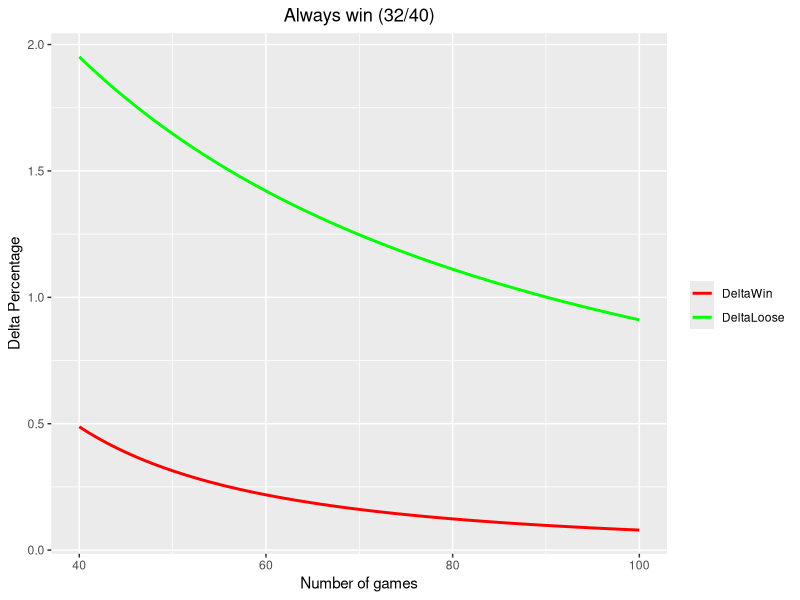
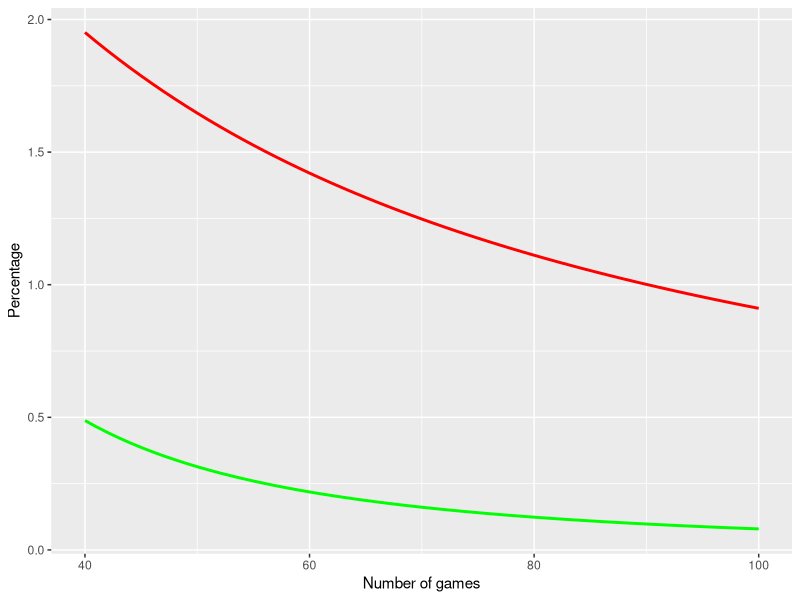
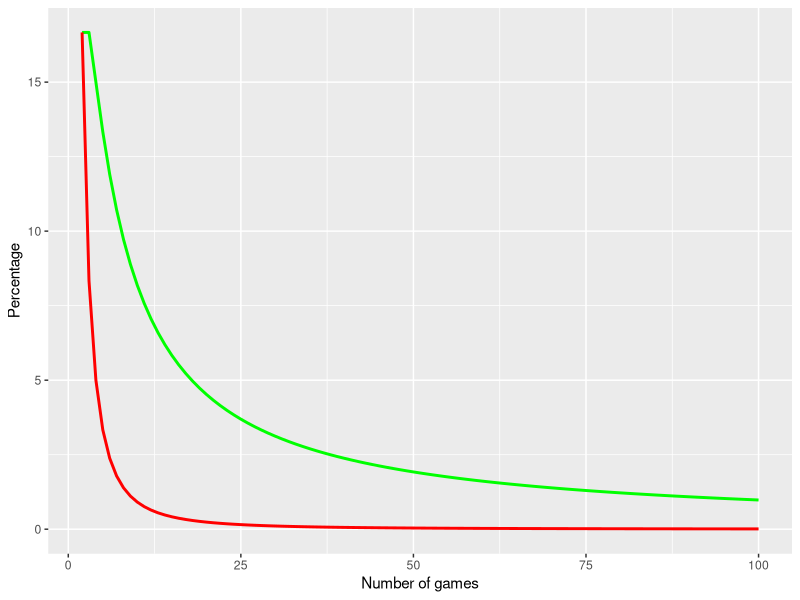

The R source for these figures, in order:
# пасьянсы

# проигрыш дельта - m / (n * (n + 1))
# выигриш дельта - (n - m) / (n * (n + 1))

# 32 = m 40 = n

setwd("D:\\Projects\\R\\Pasyanci\\")

# === 1 Выигривыем все послед игры

nBegin <- 40
mBegin <- 32
maxN <- 100

n <- c(nBegin:maxN)
t <- maxN - (nBegin - mBegin)
m <- c(mBegin:t)

delta_win <- 100 * (n - m) / (n * (n + 1))
delta_loose <- 100 * m / (n * (n + 1))


# plot( x, y1, type="l", col="red" )
# par(new=TRUE)
# plot( x, y2, type="l", col="green" )

df <- data.frame(n,delta_win,delta_loose)

# install.packages("ggplot2")
require(ggplot2)

#png('plot_win.png')
ggplot(df, aes(n)) +                                            # basic graphical object
        geom_line(aes(y=delta_win, colour="DeltaWin"), size = 1) +   # first layer
        geom_line(aes(y=delta_loose, colour="DeltaLoose"), size = 1) +   # second layer
        ylab("Delta Percentage") + xlab("Number of games") + 
        #labs(title="Always win") + 
        ggtitle("Always win (32/40)") + 
        scale_colour_manual("", 
                            breaks = c("DeltaWin", "DeltaLoose"),
                            values = c("red", "green")) + 
        theme(plot.title = element_text(hjust = 0.5))
#dev.off()

# === 2 Приогрываем все послед игры

# nBegin <- 40
# mBegin <- 32
# maxN <- 100

n <- c(nBegin:maxN)
m <- rep(mBegin, length(n))

delta_win <- 100 * (n - m) / (n * (n + 1))
delta_loose <- 100 * m / (n * (n + 1))


# plot( x, y1, type="l", col="red" )
# par(new=TRUE)
# plot( x, y2, type="l", col="green" )

# df <- data.frame(n,delta_win,delta_loose)

require(ggplot2)
#png('plot_loose.png')
ggplot(df, aes(n)) +                                              # basic graphical object
        geom_line(aes(y=delta_win), colour="green", size = 1) +   # first layer
        geom_line(aes(y=delta_loose), colour="red", size = 1) +   # second layer
        ylab("Percentage") + xlab("Number of games")
#dev.off()


## ============================================
# remove.packages(c("ggplot2", "data.table"))
# install.packages('Rcpp', dependencies = TRUE)
# install.packages('ggplot2', dependencies = TRUE)
# install.packages('data.table', dependencies = TRUE)



# === 3 80% вероятность выигрыша игры

nBegin <- 2
mBegin <- 1
maxN <- 100

n <- c(nBegin:maxN)

# runif(1, 5.0, 7.5)
# sample(1:10, 5, replace=T)

m <- rep(mBegin, length(n))

delta_win <- 100 * (n - m) / (n * (n + 1))
delta_loose <- 100 * m / (n * (n + 1))


df <- data.frame(n,delta_win,delta_loose)

require(ggplot2)

ggplot(df, aes(n)) +                                              # basic graphical object
        geom_line(aes(y=delta_win), colour="green", size = 1) +   # first layer
        geom_line(aes(y=delta_loose), colour="red", size = 1) +   # second layer
        ylab("Percentage") + xlab("Number of games")




